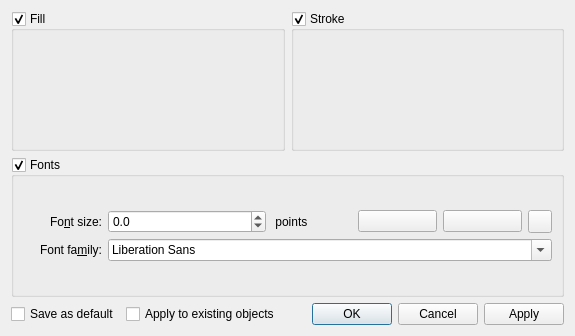
<?xml version="1.0" encoding="UTF-8"?>
<ui version="4.0">
 <class>ThemeDialog</class>
 <widget class="QWidget" name="ThemeDialog">
  <property name="geometry">
   <rect>
    <x>0</x>
    <y>0</y>
    <width>575</width>
    <height>336</height>
   </rect>
  </property>
  <layout class="QVBoxLayout" name="verticalLayout">
   <item>
    <layout class="QHBoxLayout" name="horizontalLayout">
     <item>
      <widget class="QGroupBox" name="_fillBox">
       <property name="title">
        <string>Fill</string>
       </property>
       <property name="checkable">
        <bool>true</bool>
       </property>
      </widget>
     </item>
     <item>
      <widget class="QGroupBox" name="_strokeBox">
       <property name="title">
        <string>Stroke</string>
       </property>
       <property name="checkable">
        <bool>true</bool>
       </property>
      </widget>
     </item>
    </layout>
   </item>
   <item>
    <widget class="QGroupBox" name="_fontBox">
     <property name="minimumSize">
      <size>
       <width>0</width>
       <height>0</height>
      </size>
     </property>
     <property name="title">
      <string>Fonts</string>
     </property>
     <property name="checkable">
      <bool>true</bool>
     </property>
     <layout class="QGridLayout" name="gridLayout_3">
      <item row="0" column="0">
       <layout class="QGridLayout" name="gridLayout_2">
        <item row="0" column="0">
         <widget class="QLabel" name="_Label_11">
          <property name="text">
           <string>Fo&amp;nt size:</string>
          </property>
          <property name="alignment">
           <set>Qt::AlignRight|Qt::AlignTrailing|Qt::AlignVCenter</set>
          </property>
          <property name="buddy">
           <cstring>_labelFontScale</cstring>
          </property>
         </widget>
        </item>
        <item row="0" column="1" colspan="2">
         <widget class="QDoubleSpinBox" name="_labelFontScale">
          <property name="decimals">
           <number>1</number>
          </property>
          <property name="minimum">
           <double>-25.000000000000000</double>
          </property>
          <property name="singleStep">
           <double>1.000000000000000</double>
          </property>
         </widget>
        </item>
        <item row="1" column="0">
         <widget class="QLabel" name="_Label_12">
          <property name="text">
           <string>Font fa&amp;mily:</string>
          </property>
          <property name="alignment">
           <set>Qt::AlignRight|Qt::AlignTrailing|Qt::AlignVCenter</set>
          </property>
          <property name="buddy">
           <cstring>_family</cstring>
          </property>
         </widget>
        </item>
        <item row="1" column="1" colspan="6">
         <widget class="QFontComboBox" name="_family"/>
        </item>
        <item row="0" column="5">
         <widget class="QPushButton" name="_italic">
          <property name="toolTip">
           <string comment="italic font">Italic</string>
          </property>
          <property name="text">
           <string/>
          </property>
          <property name="checkable">
           <bool>true</bool>
          </property>
         </widget>
        </item>
        <item row="0" column="6">
         <widget class="Kst::ColorButton" name="_labelColor"/>
        </item>
        <item row="0" column="4">
         <widget class="QPushButton" name="_bold">
          <property name="toolTip">
           <string comment="bold font">Bold</string>
          </property>
          <property name="text">
           <string/>
          </property>
          <property name="checkable">
           <bool>true</bool>
          </property>
         </widget>
        </item>
        <item row="0" column="3">
         <widget class="QLabel" name="label">
          <property name="text">
           <string> points</string>
          </property>
         </widget>
        </item>
       </layout>
      </item>
     </layout>
    </widget>
   </item>
   <item>
    <layout class="QHBoxLayout" name="horizontalLayout_2">
     <item>
      <widget class="QCheckBox" name="_saveAsDefault">
       <property name="text">
        <string>Save as default</string>
       </property>
      </widget>
     </item>
     <item>
      <widget class="QCheckBox" name="_applyToExisting">
       <property name="text">
        <string>Apply to existing objects</string>
       </property>
      </widget>
     </item>
     <item>
      <widget class="QDialogButtonBox" name="_buttonBox">
       <property name="orientation">
        <enum>Qt::Horizontal</enum>
       </property>
       <property name="standardButtons">
        <set>QDialogButtonBox::Apply|QDialogButtonBox::Cancel|QDialogButtonBox::Ok</set>
       </property>
      </widget>
     </item>
    </layout>
   </item>
  </layout>
 </widget>
 <customwidgets>
  <customwidget>
   <class>Kst::ColorButton</class>
   <extends>QToolButton</extends>
   <header>colorbutton.h</header>
  </customwidget>
 </customwidgets>
 <tabstops>
  <tabstop>_fillBox</tabstop>
  <tabstop>_strokeBox</tabstop>
  <tabstop>_fontBox</tabstop>
  <tabstop>_labelFontScale</tabstop>
  <tabstop>_bold</tabstop>
  <tabstop>_italic</tabstop>
  <tabstop>_labelColor</tabstop>
  <tabstop>_family</tabstop>
  <tabstop>_saveAsDefault</tabstop>
  <tabstop>_applyToExisting</tabstop>
  <tabstop>_buttonBox</tabstop>
 </tabstops>
 <resources/>
 <connections>
  <connection>
   <sender>_buttonBox</sender>
   <signal>rejected()</signal>
   <receiver>ThemeDialog</receiver>
   <slot>close()</slot>
   <hints>
    <hint type="sourcelabel">
     <x>585</x>
     <y>314</y>
    </hint>
    <hint type="destinationlabel">
     <x>635</x>
     <y>262</y>
    </hint>
   </hints>
  </connection>
 </connections>
</ui>
